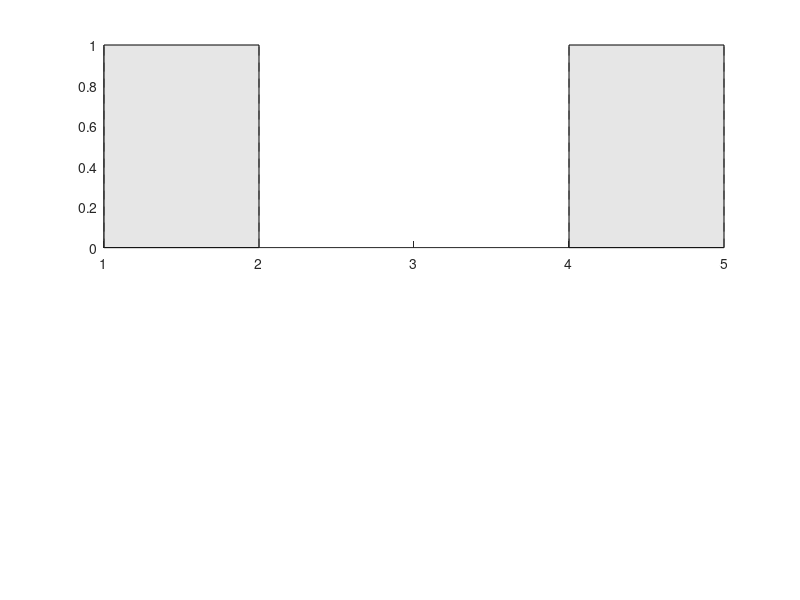

MATLAB code to generate this figure: (Note: this script raises an error after producing the figure.)
% load('stage_1_data', 't', 'x');

subplot(2, 1, 1)
hold on
fill([1, 2, 2, 1], [0, 0, 1, 1], [0.9, 0.9, 0.9]);
fill([4, 5, 5, 4], [0, 0, 1, 1], [0.9, 0.9, 0.9]);
line([1, 1], [0, 1], 'LineStyle', '--', 'color', [0.2, 0.2, 0.2]);
line([2, 2], [0, 1], 'LineStyle', '--', 'color', [0.2, 0.2, 0.2]);
line([4, 4], [0, 1], 'LineStyle', '--', 'color', [0.2, 0.2, 0.2]);
line([5, 5], [0, 1], 'LineStyle', '--', 'color', [0.2, 0.2, 0.2]);
p1 = plot(t, x(1, :), 'color', [0, 0, 0.8], 'LineWidth', 1.5, 'LineStyle', '-.');
ylabel('X-axis');
grid on
axis([0, 15, 0, 8]);
hold off

subplot(2, 1, 2)
hold on

fill([1, 2, 2, 1], [0, 0, 3, 3], [0.9, 0.9, 0.9]);
fill([4, 5, 5, 4], [0, 0, 3, 3], [0.9, 0.9, 0.9]);
%p2 = plot(Yq(3,i), Yq(4,i), 'o', 'color', [0.8, 0, 0],'MarkerFaceColor', [0.8, 0, 0]);
line([1, 1], [0, 3], 'LineStyle', '--', 'color', [0.2, 0.2, 0.2]);
line([2, 2], [0, 3], 'LineStyle', '--', 'color', [0.2, 0.2, 0.2]);
line([4, 4], [0, 3], 'LineStyle', '--', 'color', [0.2, 0.2, 0.2]);
line([5, 5], [0, 3], 'LineStyle', '--', 'color', [0.2, 0.2, 0.2]);
p2 = plot(t, x(2, :), 'color', [0, 0, 0.8], 'LineWidth', 1.5, 'LineStyle', '-.');
ylabel('Y-axis');
grid on
axis([0, 15, 0, 8]);
xlabel('time');
%legend([f1, f2, f3, f4, p1, p2], '$X_1$', '$X_2$', '$X_3$', '$X_4$', '$A_1$', '$A_2$', 'fontsize', 14, 'interpreter', 'latex')

hold off
